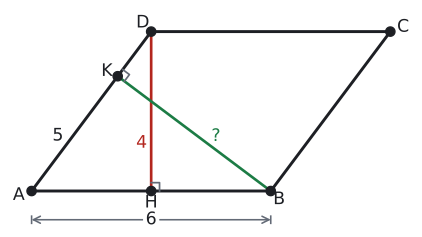

This chart was generated by the following Python code:
import sys; sys.path.insert(0, "tools")
from cizim import *

P = lambda x, y: np.array([float(x), float(y)])
uz = lambda U, V: round(float(np.linalg.norm(U - V)), 4)
def acisi(K, U, V):
    u, v = U - K, V - K
    return round(float(np.degrees(np.arccos(np.dot(u, v) / np.linalg.norm(u) / np.linalg.norm(v)))), 3)
def birim(U, V):
    t = (V - U) / np.linalg.norm(V - U); return t, np.array([-t[1], t[0]])
def dondur(Q, derece):
    a = np.radians(derece); return P(Q[0] * np.cos(a) - Q[1] * np.sin(a), Q[0] * np.sin(a) + Q[1] * np.cos(a))
def ayak(Q, U, V):
    t, _ = birim(U, V); return U + np.dot(Q - U, t) * t
def paralel_isareti(U, V, n=1, f=0.5):
    t, _ = birim(U, V)
    for i in range(n):
        M = U + f * (V - U) + (i - (n - 1) / 2) * 0.32 * S * t
        ax.annotate("", xy=M + 0.22 * S * t, xytext=M - 0.22 * S * t, arrowprops=dict(arrowstyle="-|>", color=SOLUK, lw=1.3, mutation_scale=13))
def cetik(U, V, n=1, renk=SOLUK, f=0.5):
    M = U + f * (V - U); t, m = birim(U, V)
    for i in range(n):
        c = M + (i - (n - 1) / 2) * 0.2 * S * t
        ax.plot(*zip(c - 0.22 * S * m, c + 0.22 * S * m), color=renk, lw=1.5)
def olcu(U, V, metin, d=0.5, renk=YAZI, fs=13, f=0.5):
    """[UV] üzerinde f oranındaki noktaya, U->V yönünün soluna d*S uzağa yazı (d < 0: sağına)."""
    M = U + f * (V - U); _, m = birim(U, V)
    ax.text(*(M + d * S * m), metin, ha="center", va="center", color=renk, fontsize=fs)
def dik_isareti(K, U, V, r=0.4):
    a_ = (U - K) / np.linalg.norm(U - K) * r * S; b_ = (V - K) / np.linalg.norm(V - K) * r * S
    ax.plot(*zip(K + a_, K + a_ + b_, K + b_), color=SOLUK, lw=1.3)
def harf(Q, metin, dx, dy, renk=YAZI, fs=13):
    ax.text(Q[0] + dx * S, Q[1] + dy * S, metin, ha="center", va="center", color=renk, fontsize=fs)
def cizgi(U, V, renk=YAZI, lw=2.2, ls="-"):
    ax.plot(*zip(U, V), color=renk, lw=lw, ls=ls)
def boya(noktalar, renk):
    ax.add_patch(patches.Polygon(noktalar, closed=True, facecolor=renk, edgecolor="none"))
def yay(K, U, V, r=0.8, renk=MAVI, n=1):
    for i in range(n): aci(ax, K, U, V, r=(r + 0.18 * i) * S, renk=renk)
def yay_yazi(K, U, V, metin, d=1.4, renk=MAVI, fs=12):
    """K köşesindeki U-K-V açısının ortasından d*S uzağa yazı."""
    u = (U - K) / np.linalg.norm(U - K); v = (V - K) / np.linalg.norm(V - K); o = (u + v) / np.linalg.norm(u + v)
    ax.text(*(K + d * S * o), metin, ha="center", va="center", color=renk, fontsize=fs)
def basla(xmin, xmax, ymin, ymax, en=5.5):
    global fig, ax
    fig, ax = sekil(en, en * (ymax - ymin) / (xmax - xmin))
    ax.set_aspect("equal"); ax.axis("off"); ax.set_xlim(xmin, xmax); ax.set_ylim(ymin, ymax)
def dortgen(A, B, C, D, dolgu=None):
    if dolgu: boya([A, B, C, D], dolgu)
    ax.plot(*zip(A, B, C, D, A), color=YAZI)
    for Q in (A, B, C, D): nokta(ax, *Q, "")
def koseler(A, B, C, D, d=0.55):
    O = (A + B + C + D) / 4
    for Q, ad in ((A, "A"), (B, "B"), (C, "C"), (D, "D")):
        y = (Q - O) / np.linalg.norm(Q - O); harf(Q, ad, d * y[0] * 1.3, d * y[1])
def pk(AB, AD, derece):
    """A orijinde, [AB] yatay; ABCD paralelkenarının köşeleri."""
    a = np.radians(derece); A, B = P(0, 0), P(AB, 0); D = P(AD * np.cos(a), AD * np.sin(a)); return A, B, B + D, D
def cerceve(noktalar, kenar=1.2):
    xs = [q[0] for q in noktalar]; ys = [q[1] for q in noktalar]
    return min(xs) - kenar * S, max(xs) + kenar * S, min(ys) - kenar * S, max(ys) + kenar * S
def alan(noktalar, metin, renk=YAZI, dx=0, dy=0, fs=13):
    """Çokgenin ağırlık merkezine (köşelerin ortalaması) yazı."""
    O = sum(noktalar) / len(noktalar)
    ax.text(O[0] + dx * S, O[1] + dy * S, metin, ha="center", va="center", color=renk, fontsize=fs, fontweight="bold")
def kesisim(P1, P2, P3, P4):
    """[P1P2] ve [P3P4] doğrularının kesişimi."""
    d1, d2 = P2 - P1, P4 - P3
    x2 = lambda u, v: u[0] * v[1] - u[1] * v[0]
    t = x2(P3 - P1, d2) / x2(d1, d2); return P1 + t * d1
def alan_hesap(*Q):
    return round(abs(sum(Q[i][0] * Q[(i + 1) % len(Q)][1] - Q[(i + 1) % len(Q)][0] * Q[i][1] for i in range(len(Q)))) / 2, 4)


# Kendini dene 1: |AB| = 6, |AD| = 5, [DH] ⊥ [AB], |DH| = 4 (|AH| = 3); [BK] ⊥ [AD], |BK| = 4,8.
A, B, C, D = pk(6, 5, np.degrees(np.arctan2(4, 3)))
H = ayak(D, A, B); K = ayak(B, A, D)
S = 9 / 15
print("AD", uz(A, D), "DH", uz(D, H), "BK", uz(B, K), "AK", uz(A, K))
x0, x1, y0, y1 = cerceve([A, B, C, D], 1.0); basla(x0, x1, y0 - 0.6 * S, y1)
dortgen(A, B, C, D); koseler(A, B, C, D, 0.45)
cizgi(D, H, KIRMIZI, 2); cizgi(B, K, YESIL, 2)
dik_isareti(H, D, B, 0.35); dik_isareti(K, B, D, 0.35)
nokta(ax, *H, ""); harf(H, "H", 0, -0.5)
nokta(ax, *K, ""); harf(K, "K", -0.45, 0.2)
yo = -1.2 * S  # [AB] uzunluğu: H'yi bölmeyen ölçü çizgisi
ax.annotate("", xy=(B[0], yo), xytext=(A[0], yo), arrowprops=dict(arrowstyle="<->", color=SOLUK, lw=1.2, shrinkA=0, shrinkB=0))
for Q in (A, B): ax.plot([Q[0], Q[0]], [yo - 0.15 * S, yo + 0.15 * S], color=SOLUK, lw=1.2)
ax.text((A[0] + B[0]) / 2, yo, "6", ha="center", va="center", color=YAZI, fontsize=13, bbox=dict(facecolor="white", edgecolor="none", pad=2))
olcu(A, D, "5", 0.5, f=0.3); olcu(D, H, "4", -0.4, KIRMIZI, f=0.7); olcu(B, K, "?", -0.45, YESIL, f=0.4)
kaydet(fig, __file__)
